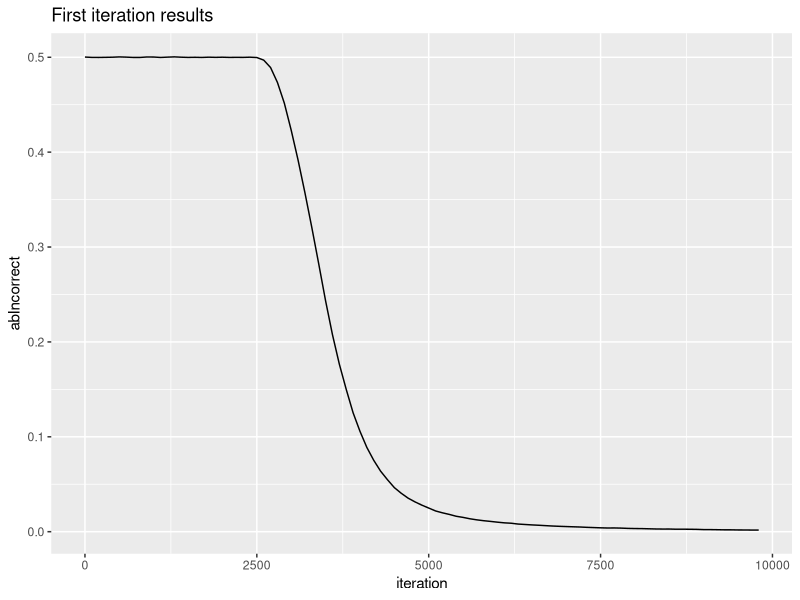

R code for this plot:
##This file is used to perform analysis on the results from the adversarial network

#Custom function so that this can be run in any environment
loadPackage <- function(packageString) { 
	if(!require(packageString, character.only=TRUE)) {
		install.packages(packageString, repos="http://cran.rstudio.com/")
		if(!require(packageString,character.only = TRUE)) stop("Package not found")
	}
}

#Load ggplot2
loadPackage('ggplot2')


#Read in data
dataIter1 = readLines("../original/logs/log20170212_17_28_22.txt")[-1]
dataIter2 = readLines("../original/logs/log20170212_17_28_22.txt")[-1]
dataIter3 = readLines("../original/logs/log20170212_17_28_22.txt")[-1]
dataIter4 = readLines("../original/logs/log20170212_17_28_22.txt")[-1]


 
dataIter1 = read.csv(textConnection(dataIter1), header = TRUE, stringsAsFactors = FALSE)
dataIter2 = read.csv(textConnection(dataIter2), header = TRUE, stringsAsFactors = FALSE)
dataIter3 = read.csv(textConnection(dataIter3), header = TRUE, stringsAsFactors = FALSE)
dataIter4 = read.csv(textConnection(dataIter4), header = TRUE, stringsAsFactors = FALSE)



# First plot
plotIter1 <- ggplot(dataIter1, aes(x=iteration, y=abIncorrect)) +
    geom_line() +
    ggtitle("First iteration results")

    
plot(plotIter1)
       
#multiplot(plotIter1, plotIter2, plotIter3, plotIter4, cols=2)

### Take the average over different length messages. Create box plots to compare.
###Do the same for different optimizers, etc. 

